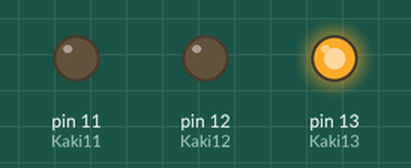
Recording of a sketch running on a simulated Arduino Uno, built with avr-gcc and run on an emulated ATmega328P. Parts: output pins drawn as LEDs (lit = HIGH).

Above: at 0.5 s.
At 1.5 s:
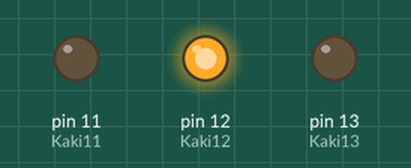
At 5.5 s:
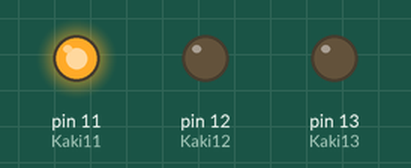
Timing chart, 0 to 6.9 s (numbered marks = the images above):
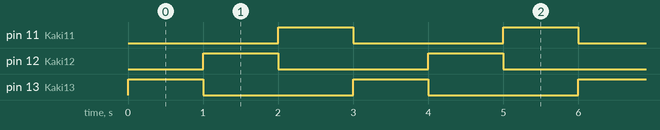

Measured:
- by itself, pin 11 (Kaki11), pin 12 (Kaki12), pin 13 (Kaki13): alternates HIGH for 1.0 s and LOW for 2.0 s
- by itself, everything shown: repeats every 3.0 s, in 4 steps

The sketch:

1._Pertemuan_3__08-10-2020__-_Blink_Lampu_Lalu_Lintas.ino
```cpp
int Kaki13 = 13;
int Kaki12 = 12;
int Kaki11 = 11;

void setup() {
  pinMode(Kaki13, OUTPUT);
  pinMode(Kaki12, OUTPUT);
  pinMode(Kaki11, OUTPUT);
}

void loop() {
  digitalWrite(Kaki13, HIGH);
  delay(1000);
  digitalWrite(Kaki13, LOW);
  delay(0);

  digitalWrite(Kaki12, HIGH);
  delay(1000);
  digitalWrite(Kaki12, LOW);
  delay(0);

  digitalWrite(Kaki11, HIGH);
  delay(1000);
  digitalWrite(Kaki11, LOW);
  delay(0);
}
//Lampu Lalu Lintas by : Irfan Arsyananda-021
```
